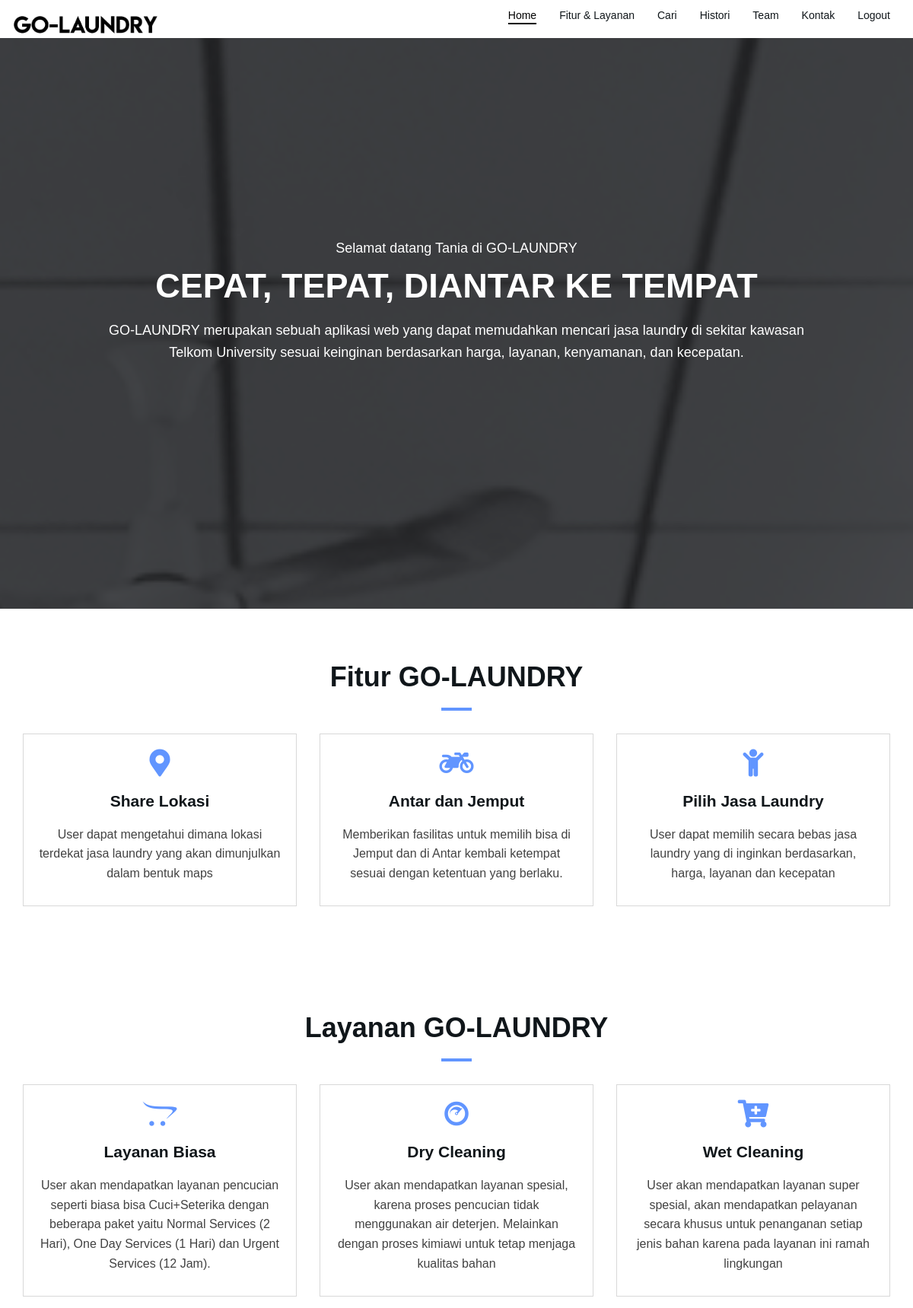
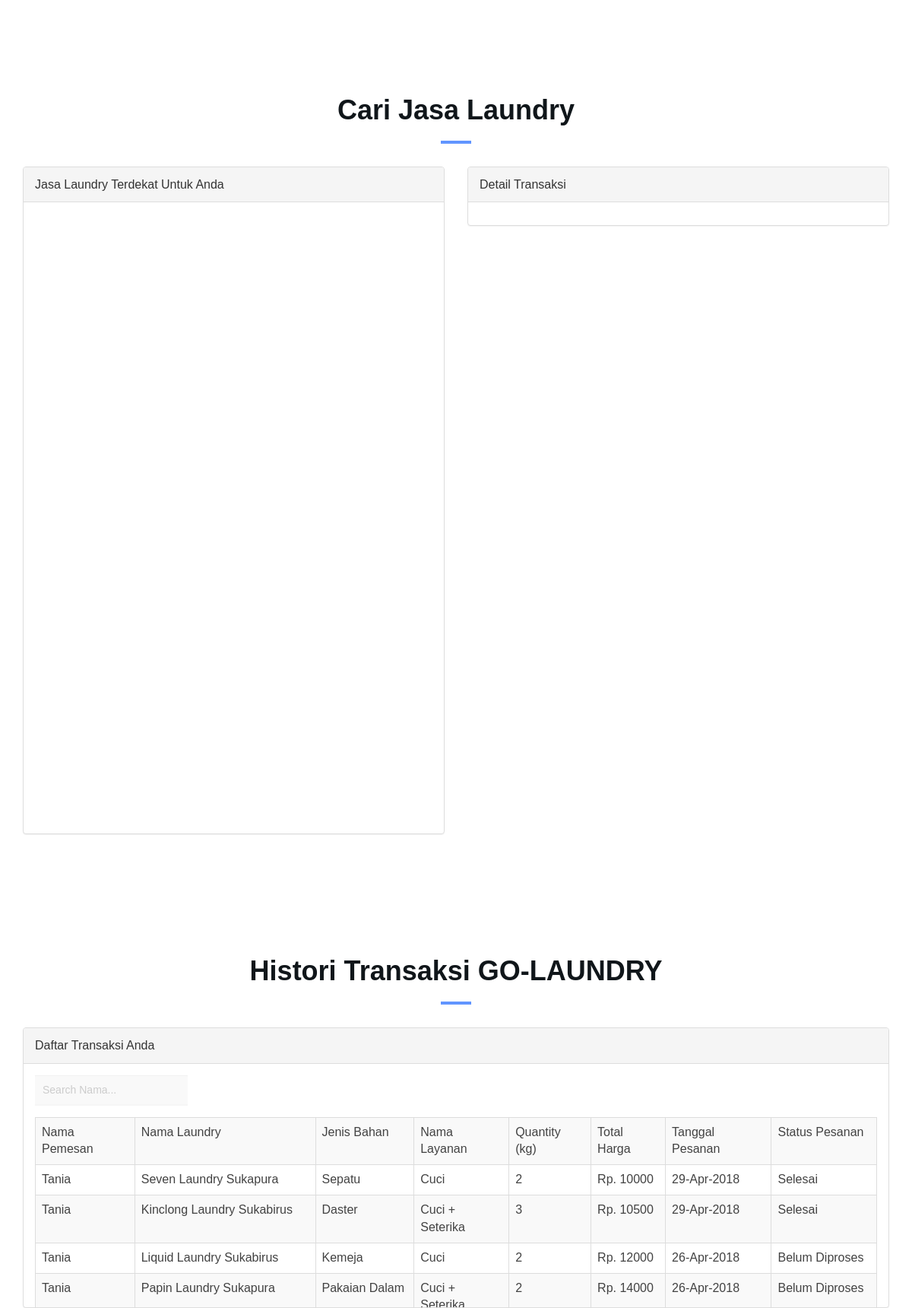
Screenshot of /member/index.php (signed in, upper part) with the database file from the repository (2 pictures, top to bottom).
### tables this page shows
CREATE TABLE `pesanan` (
  `kode_pesanan` int(25) NOT NULL,
  `tgl_pesanan` varchar(55) NOT NULL,
  `jumlah_pesanan` varchar(55) NOT NULL,
  `total_harga` varchar(55) NOT NULL,
  `id_member` int(25) NOT NULL,
  `kode_layanan` int(25) NOT NULL,
  `kode_laundry` int(25) NOT NULL,
  `kode_barang` int(25) NOT NULL,
  `status_pesanan` varchar(55) NOT NULL
);

CREATE TABLE `member` (
  `id_member` int(25) NOT NULL,
  `username_member` varchar(55) NOT NULL,
  `password_member` varchar(55) NOT NULL,
  `notelp_member` varchar(55) NOT NULL,
  `status_member` varchar(55) NOT NULL,
  `alamat_member` text NOT NULL
);

CREATE TABLE `laundry` (
  `kode_laundry` int(25) NOT NULL,
  `username_laundry` varchar(55) NOT NULL,
  `password_laundry` varchar(55) NOT NULL,
  `nama_laundry` varchar(55) NOT NULL,
  `notelp_laundry` varchar(55) NOT NULL,
  `alamat_laundry` text NOT NULL,
  `latitude` varchar(55) NOT NULL,
  `longitude` varchar(55) NOT NULL
);

CREATE TABLE `barang` (
  `kode_barang` int(25) NOT NULL,
  `nama_barang` varchar(55) NOT NULL,
  `satuan` varchar(55) NOT NULL,
  `harga_barang` varchar(55) NOT NULL
);

CREATE TABLE `layanan` (
  `kode_layanan` int(25) NOT NULL,
  `nama_layanan` varchar(55) NOT NULL,
  `jenis_layanan` varchar(55) NOT NULL,
  `jenis_parfum` varchar(55) NOT NULL,
  `antar_jemput` varchar(55) NOT NULL,
  `harga` varchar(55) NOT NULL
);

### member/index.php (the view, shortened to what this page needs)
<?php
include "../login/koneksi.php"; ?>
<!DOCTYPE html>
<html lang="en">
  <head>
    <link type="text/css" rel="stylesheet" href="../css/bootstrap.min.css" />
    <link type="text/css" rel="stylesheet" href="../css/style.css" />
    <link href="https://use.fontawesome.com/releases/v5.0.8/css/all.css" rel="stylesheet">
  </head>
  <body onload="initialize()
  ">
    <header id="home">
  		<div class="bg-img" style="background-image: url('../img/background1.jpg');">
  			<div class="overlay"></div>
  		</div>
  		<nav id="nav" class="navbar navbar-fixed-top bg-dark">
  			<div class="container">
  				<div class="navbar-header">
  					<div class="navbar-brand">
  						<a href="index.php">
  							<img class="logo" src="../img/logo.png" alt="logo">
  						</a>
  					</div>
  				</div>
  				<ul class="main-nav nav navbar-nav navbar-right">
  					<li><a href="#home">Home</a></li>
  					<li><a href="#features">Fitur & Layanan</a></li>
  					<li><a href="#search">Cari</a></li>
  					<li><a href="#histori">Histori</a></li>
  					<li><a href="#team">Team</a></li>
  					<li><a href="#contact">Kontak</a></li>
            <li><a href="logout.php">Logout</a></li>
  				</ul>
  			</div>
  		</nav>
  		<div class="home-wrapper">
  			<div class="container">
  				<div class="row">
  					<div class="col-md-10 col-md-offset-1">
  						<div class="home-content">
                <?php
                if ($_SESSION['username']) {
                  $nama = $_SESSION['username'];
                  ?>
                <p class="white-text2">Selamat datang <?php echo $nama; ?> di GO-LAUNDRY</p>
                <?php
              }
               ?>
                <h1 class="white-text">CEPAT, TEPAT, DIANTAR KE TEMPAT</h1>
  							<p class="white-text2">GO-LAUNDRY merupakan sebuah aplikasi web yang dapat memudahkan mencari jasa laundry di sekitar kawasan Telkom University sesuai keinginan berdasarkan harga, layanan, kenyamanan, dan kecepatan.
  							</p>
  						</div>
  					</div>
  				</div>
  			</div>
  		</div>
  	</header>
    <div id="features" class="section md-padding">
      <div class="container">
        <div class="row">
          <div class="section-header text-center">
            <h2 class="title">Fitur GO-LAUNDRY</h2>
          </div>
          <div class="col-md-4">
            <div class="features">
              <i class="fas fa-map-marker-alt"></i>
              <h3>Share Lokasi</h3>
              <p>User dapat mengetahui dimana lokasi terdekat jasa laundry yang akan dimunjulkan dalam bentuk maps</p>
            </div>
          </div>
          <div class="col-md-4">
            <div class="features">
              <i class="fa fa-motorcycle"></i>
              <h3>Antar dan Jemput</h3>
              <p>Memberikan fasilitas untuk memilih bisa di Jemput dan di Antar kembali ketempat sesuai dengan ketentuan yang berlaku.</p>
            </div>
          </div>
          <div class="col-md-4">
            <div class="features">
              <i class="fa fa-child"></i>
              <h3>Pilih Jasa Laundry</h3>
              <p>User dapat memilih secara bebas jasa laundry yang di inginkan berdasarkan, harga, layanan dan kecepatan</p>
            </div>
          </div>
        </div>
      </div>
    </div>
    <div id="features" class="section md-padding">
      <div class="container">
        <div class="row">
          <div class="section-header text-center">
            <h2 class="title">Layanan GO-LAUNDRY</h2>
          </div>
          <div class="col-md-4">
            <div class="features">
              <i class="fab fa-opencart"></i>
              <h3>Layanan Biasa</h3>
              <p>User akan mendapatkan layanan pencucian seperti biasa bisa Cuci+Seterika dengan beberapa paket yaitu Normal Services (2 Hari), One Day Services (1 Hari) dan Urgent Services (12 Jam).</p>
            </div>
          </div>
          <div class="col-md-4">
            <div class="features">
              <i class="fab fa-cloudscale"></i>
              <h3>Dry Cleaning</h3>
              <p>User akan mendapatkan layanan spesial, karena proses pencucian tidak menggunakan air deterjen. Melainkan dengan proses kimiawi untuk tetap menjaga kualitas bahan</p>
            </div>
          </div>
          <div class="col-md-4">
            <div class="features">
              <i class="fas fa-cart-plus"></i>
              <h3>Wet Cleaning</h3>
              <p>User akan mendapatkan layanan super spesial, akan mendapatkan pelayanan secara khusus untuk penanganan setiap jenis bahan karena pada layanan ini ramah lingkungan</p>
            </div>
          </div>
        </div>
      </div>
    </div>
  	<div id="search" class="section md-padding">
  		<div class="container">
  			<div class="row">
  				<div class="section-header text-center">
  					<h2 class="title">Cari Jasa Laundry</h2>
  				</div>
  				<div class="col-md-6">
              <div class="panel panel-default">
                  <div class="panel-heading">Jasa Laundry Terdekat Untuk Anda</div>
                      <div class="panel-body">
                          <div id="map" style="width: auto; height: 800px;"></div>
  										</div>
                  </div>
              </div>
              <div class="col-md-6">
                  <div class="panel panel-default">
                      <div class="panel-heading">Detail Transaksi</div>
                          <div class="panel-body">
                          </div>
                      </div>
                  </div>
          </div>
  			</div>
  		</div>
  	<div id="histori" class="section md-padding">
  		<div class="container">
  			<div class="row">
  				<div class="section-header text-center">
  					<h2 class="title">Histori Transaksi GO-LAUNDRY</h2>
  				</div>
          <div class="col-xs-12">
            <div class="panel panel-default">
              <div class="panel-heading">Daftar Transaksi Anda</div>
                <div class="panel-body textkita">
                  <form action="#" method="get" class="form-group">
                    <div class="input-group">
                    <input type="text" onkeyup="myFunction()" id="myInput" class="form-control" placeholder="Search Nama...">
                    </div>
                  </form>
                  <div id="myTable">
                  <table class="table table-striped table-bordered table-hover">
                    <tr>
                      <td>Nama Pemesan</td>
                      <td>Nama Laundry</td>
                      <td>Jenis Bahan</td>
                      <td>Nama Layanan</td>
                      <td>Quantity (kg)</td>
                      <td>Total Harga</td>
                      <td>Tanggal Pesanan</td>
                      <td>Status Pesanan</td>
                    </tr>
                      <?php
                      if ($_SESSION['username']) {
                      $member = $_SESSION['username'];
                      $query = "select kode_pesanan, jumlah_pesanan, total_harga, tgl_pesanan, username_member, nama_laundry, nama_barang, nama_layanan, status_pesanan
from pesanan ps, member mb , laundry ln , barang br, layanan ly
where ps.id_member = mb.id_member and ps.kode_laundry = ln.kode_laundry
and ps.kode_barang = br.kode_barang and ps.kode_layanan = ly.kode_layanan and username_member='$member' order by tgl_pesanan desc";
                      $hasil = mysqli_query($koneksi, $query);
                      while ($row = mysqli_fetch_array($hasil)) {
                        ?>
                      <tr>
                        <td><?php echo $row['username_member']; ?></td>
                        <td><?php echo $row['nama_laundry']; ?></td>
                        <td><?php echo $row['nama_barang']; ?></td>
                        <td><?php echo $row['nama_layanan']; ?></td>
                        <td><?php echo $row['jumlah_pesanan']; ?></td>
                        <td>Rp. <?php echo $row['total_harga']; ?></td>
                        <td><?php echo $row['tgl_pesanan']; ?></td>
                        <td><?php echo $row['status_pesanan']; ?></td>
                      </tr>
                        <?php
                      }
                       ?>
                  </table>
                </div>
                </div>
              </div>
            </div>
                         <?php
                       }
                       ?>
  	    </div>
      </div>
    </div>
  </body>
</html>

### css/style.css (style rules this page uses)
body { font-family: 'Varela Round', sans-serif; font-size: 16px; line-height: 1.6; overflow-x: hidden; color: #424242; }
h1, h2, h3, h4, h5, h6 { font-family: 'Montserrat', sans-serif; font-weight: 700; margin-top: 0px; margin-bottom: 20px; color: #10161A; }
h1 { font-size: 54px; }
h2 { font-size: 36px; }
h3 { font-size: 21px; }
a { color: #6195FF; text-decoration: none; -webkit-transition: 0.2s opacity; transition: 0.2s opacity; }
.white-text { color: #FFF; font-size: 45px; }
.white-text2 { color: #FFF; font-size: 18px; }
ul, ol { margin: 0; padding: 0; list-style: none }
.navbar-brand { padding: 0; }
.navbar-brand .logo, .navbar-brand .logo-alt { max-height: 65px; display: block; }
#nav { background: #FFF; -webkit-transition: 0.2s padding; transition: 0.2s padding; z-index: 999; }
#nav.navbar { border: none; border-radius: 0; margin-bottom: 0px; }
@media only screen and (min-width: 768px) { .main-nav li { padding: 0px 15px; } }
@media only screen and (min-width: 768px) { .main-nav li a { font-size: 14px; -webkit-transition: 0.2s color; transition: 0.2s color; } }
@media only screen and (min-width: 768px) { .main-nav>li>a { color: #10161A; padding: 10px 0px; } }
@media only screen and (min-width: 768px) { .main-nav>li>a:hover, .main-nav>li>a:focus, .main-nav>li.active>a { background: transparent; color: #000000; } }
@media only screen and (min-width: 768px) { .main-nav>li>a:after { content: ""; display: block; background-color: #000000; height: 2px; width: 0%; -webkit-transition: 0.2s width; transition: 0.2s width; } }
@media only screen and (min-width: 768px) { .main-nav>li>a:hover:after, .main-nav>li.active>a:after { width: 100%; } }
header { position: relative; }
#home { height: 100vh; }
#home .home-wrapper { position: absolute; left: 0px; right: 0px; top: 50%; -webkit-transform: translateY(-50%); -ms-transform: translateY(-50%); transform: translateY(-50%); text-align: center; }
.home-content h1 { text-transform: uppercase; }
.bg-dark { background-color: #1C1D21; }
.bg-img { position: absolute; left: 0; top: 0; right: 0; bottom: 0; z-index: -1; background-position: center; background-size: cover; background-attachment: fixed; }
.bg-img .overlay { position: absolute; left: 0; top: 0; right: 0; bottom: 0; opacity: .8; background: #1C1D21; }
.section { position: relative; }
.md-padding { padding-top: 70px; padding-bottom: 70px; }
.section-header { position: relative; margin-bottom: 30px; }
.section-header .title { text-transform: capitalize; }
.title:after { content:""; display:block; height:4px; width:40px; background-color: #6195FF; margin-top: 20px; }
.text-center .title:after { margin: 20px auto 0px; }
.features { position: relative; text-align: center; padding: 20px 20px; border: 1px solid #D8D8D8; margin: 0px 0px; }
.features i { font-size: 36px; color: #6195FF; margin-bottom: 20px; }
.features:after { content: ""; background-color: #1C1D21; position: absolute; left: 0; top: 0; bottom: 0; width: 0%; z-index: -1; -webkit-transition: 0.2s width; transition: 0.2s width; }
.features h3 { -webkit-transition: 0.2s color; transition: 0.2s color; }
input[type="text"], input[type="email"], input[type="password"], input[type="number"], input[type="date"], input[type="url"], input[type="tel"], textarea { height: 40px; width: 100%; border: none; background: #F4F4F4; border-bottom: 2px solid #EEE; color: #354052; padding: 0px 10px; opacity: 0.5; -webkit-transition: 0.2s border-color, 0.2s opacity; transition: 0.2s border-color, 0.2s opacity; }
.textkita { width: auto; height: 320px; overflow-y: auto; overflow-y: scroll; }

### rows the page displays
pesanan: id_member.username_member "Tania", kode_laundry.nama_laundry "Seven Laundry Sukapura", kode_barang.nama_barang "Sepatu", kode_layanan.nama_layanan "Cuci", jumlah_pesanan "2", total_harga "10000", tgl_pesanan "29-Apr-2018", status_pesanan "Selesai"
pesanan: id_member.username_member "Tania", kode_laundry.nama_laundry "Kinclong Laundry Sukabirus", kode_barang.nama_barang "Daster", kode_layanan.nama_layanan "Cuci + Seterika", jumlah_pesanan "3", total_harga "10500", tgl_pesanan "29-Apr-2018", status_pesanan "Selesai"
pesanan: id_member.username_member "Tania", kode_laundry.nama_laundry "Liquid Laundry Sukabirus", kode_barang.nama_barang "Kemeja", kode_layanan.nama_layanan "Cuci", jumlah_pesanan "2", total_harga "12000", tgl_pesanan "26-Apr-2018", status_pesanan "Belum Diproses"
pesanan: id_member.username_member "Tania", kode_laundry.nama_laundry "Papin Laundry Sukapura", kode_barang.nama_barang "Pakaian Dalam", kode_layanan.nama_layanan "Cuci +…", jumlah_pesanan "2", total_harga "14000", tgl_pesanan "26-Apr-2018", status_pesanan "Belum Diproses"

### other values shown
$nama "Tania"
